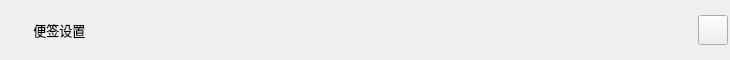
<?xml version="1.0" encoding="UTF-8"?>
<ui version="4.0">
 <class>TitleBar</class>
 <widget class="QWidget" name="TitleBar">
  <property name="geometry">
   <rect>
    <x>0</x>
    <y>0</y>
    <width>730</width>
    <height>60</height>
   </rect>
  </property>
  <property name="minimumSize">
   <size>
    <width>1</width>
    <height>1</height>
   </size>
  </property>
  <property name="maximumSize">
   <size>
    <width>1000</width>
    <height>1000</height>
   </size>
  </property>
  <property name="windowTitle">
   <string>Form</string>
  </property>
  <layout class="QGridLayout" name="gridLayout">
   <property name="leftMargin">
    <number>5</number>
   </property>
   <property name="topMargin">
    <number>2</number>
   </property>
   <property name="rightMargin">
    <number>2</number>
   </property>
   <property name="bottomMargin">
    <number>2</number>
   </property>
   <property name="spacing">
    <number>2</number>
   </property>
   <item row="0" column="0">
    <layout class="QHBoxLayout" name="horizontalLayout">
     <property name="spacing">
      <number>0</number>
     </property>
     <item>
      <widget class="QLabel" name="Icon_Label">
       <property name="minimumSize">
        <size>
         <width>25</width>
         <height>25</height>
        </size>
       </property>
       <property name="maximumSize">
        <size>
         <width>25</width>
         <height>25</height>
        </size>
       </property>
       <property name="text">
        <string/>
       </property>
      </widget>
     </item>
     <item>
      <widget class="QLabel" name="label">
       <property name="minimumSize">
        <size>
         <width>80</width>
         <height>30</height>
        </size>
       </property>
       <property name="maximumSize">
        <size>
         <width>120</width>
         <height>30</height>
        </size>
       </property>
       <property name="font">
        <font>
         <family>微软雅黑</family>
         <pointsize>10</pointsize>
        </font>
       </property>
       <property name="text">
        <string> 便签设置</string>
       </property>
       <property name="alignment">
        <set>Qt::AlignLeading|Qt::AlignLeft|Qt::AlignVCenter</set>
       </property>
      </widget>
     </item>
     <item>
      <spacer name="horizontalSpacer">
       <property name="orientation">
        <enum>Qt::Horizontal</enum>
       </property>
       <property name="sizeHint" stdset="0">
        <size>
         <width>40</width>
         <height>20</height>
        </size>
       </property>
      </spacer>
     </item>
     <item>
      <widget class="QPushButton" name="closeButton">
       <property name="enabled">
        <bool>true</bool>
       </property>
       <property name="minimumSize">
        <size>
         <width>30</width>
         <height>30</height>
        </size>
       </property>
       <property name="maximumSize">
        <size>
         <width>30</width>
         <height>30</height>
        </size>
       </property>
       <property name="styleSheet">
        <string notr="true"/>
       </property>
       <property name="text">
        <string/>
       </property>
      </widget>
     </item>
    </layout>
   </item>
  </layout>
 </widget>
 <resources/>
 <connections/>
</ui>
